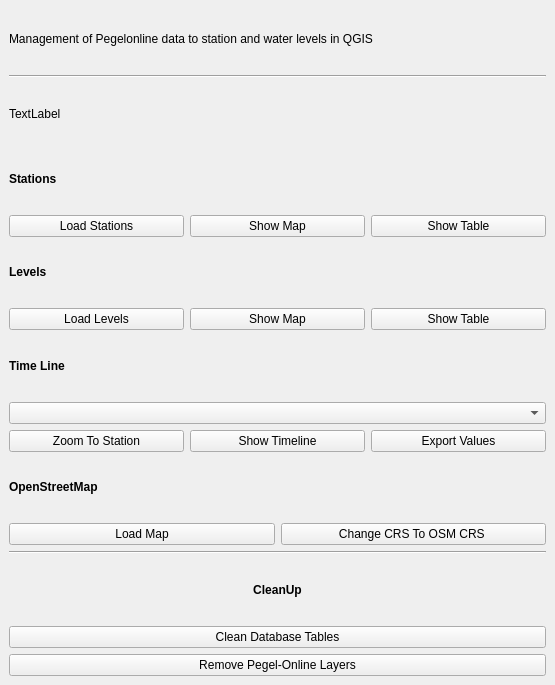
<?xml version="1.0" encoding="UTF-8"?>
<ui version="4.0">
 <class>PegelOnlineDockWidgetBase</class>
 <widget class="QDockWidget" name="PegelOnlineDockWidgetBase">
  <property name="geometry">
   <rect>
    <x>0</x>
    <y>0</y>
    <width>555</width>
    <height>685</height>
   </rect>
  </property>
  <property name="windowTitle">
   <string>Pegel Online Reader</string>
  </property>
  <widget class="QWidget" name="dockWidgetContents">
   <layout class="QGridLayout" name="gridLayout">
    <item row="4" column="0">
     <layout class="QHBoxLayout" name="horizontalLayout">
      <item>
       <widget class="QPushButton" name="pbStationsLoad">
        <property name="text">
         <string>Load Stations</string>
        </property>
       </widget>
      </item>
      <item>
       <widget class="QPushButton" name="pbStationsMap">
        <property name="text">
         <string>Show Map</string>
        </property>
       </widget>
      </item>
      <item>
       <widget class="QPushButton" name="pbStationsTable">
        <property name="text">
         <string>Show Table</string>
        </property>
       </widget>
      </item>
     </layout>
    </item>
    <item row="14" column="0">
     <widget class="QLabel" name="label_3">
      <property name="text">
       <string>&lt;b&gt;Time Line&lt;/b&gt;</string>
      </property>
     </widget>
    </item>
    <item row="9" column="0">
     <layout class="QHBoxLayout" name="horizontalLayout_2">
      <item>
       <widget class="QPushButton" name="pbCurrentLoad">
        <property name="text">
         <string>Load Levels</string>
        </property>
       </widget>
      </item>
      <item>
       <widget class="QPushButton" name="pbCurrentMap">
        <property name="text">
         <string>Show Map</string>
        </property>
       </widget>
      </item>
      <item>
       <widget class="QPushButton" name="pbCurrentTable">
        <property name="text">
         <string>Show Table</string>
        </property>
       </widget>
      </item>
     </layout>
    </item>
    <item row="3" column="0">
     <widget class="QLabel" name="label">
      <property name="text">
       <string>&lt;b&gt;Stations&lt;/b&gt;</string>
      </property>
     </widget>
    </item>
    <item row="8" column="0">
     <widget class="QLabel" name="label_2">
      <property name="text">
       <string>&lt;b&gt;Levels&lt;/b&gt;</string>
      </property>
     </widget>
    </item>
    <item row="1" column="0">
     <widget class="Line" name="line_2">
      <property name="orientation">
       <enum>Qt::Horizontal</enum>
      </property>
     </widget>
    </item>
    <item row="19" column="0">
     <widget class="QLabel" name="label_5">
      <property name="text">
       <string>&lt;b&gt;OpenStreetMap&lt;/b&gt;</string>
      </property>
     </widget>
    </item>
    <item row="18" column="0">
     <layout class="QHBoxLayout" name="horizontalLayout_3">
      <item>
       <widget class="QPushButton" name="pbTimelineZoom">
        <property name="text">
         <string>Zoom To Station</string>
        </property>
       </widget>
      </item>
      <item>
       <widget class="QPushButton" name="pbTimelinePNG">
        <property name="text">
         <string>Show Timeline</string>
        </property>
       </widget>
      </item>
      <item>
       <widget class="QPushButton" name="pbTimelineExport">
        <property name="text">
         <string>Export Values</string>
        </property>
       </widget>
      </item>
     </layout>
    </item>
    <item row="20" column="0">
     <layout class="QHBoxLayout" name="horizontalLayout_5">
      <item>
       <widget class="QPushButton" name="pbOsmLoad">
        <property name="text">
         <string>Load Map</string>
        </property>
       </widget>
      </item>
      <item>
       <widget class="QPushButton" name="pbChangeCrs">
        <property name="text">
         <string>  Change CRS To OSM CRS   </string>
        </property>
       </widget>
      </item>
     </layout>
    </item>
    <item row="22" column="0">
     <widget class="QLabel" name="label_4">
      <property name="text">
       <string>&lt;b&gt;CleanUp&lt;/b&gt;</string>
      </property>
      <property name="alignment">
       <set>Qt::AlignCenter</set>
      </property>
     </widget>
    </item>
    <item row="21" column="0">
     <widget class="Line" name="line">
      <property name="orientation">
       <enum>Qt::Horizontal</enum>
      </property>
     </widget>
    </item>
    <item row="23" column="0">
     <layout class="QVBoxLayout" name="verticalLayout">
      <item>
       <widget class="QPushButton" name="pbCleanDb">
        <property name="text">
         <string>Clean Database Tables</string>
        </property>
       </widget>
      </item>
      <item>
       <widget class="QPushButton" name="pbRemoveLayers">
        <property name="text">
         <string>Remove Pegel-Online Layers</string>
        </property>
       </widget>
      </item>
     </layout>
    </item>
    <item row="15" column="0">
     <layout class="QHBoxLayout" name="horizontalLayout_4">
      <item>
       <widget class="QComboBox" name="cboxTimelineSelect"/>
      </item>
     </layout>
    </item>
    <item row="0" column="0">
     <widget class="QLabel" name="label_6">
      <property name="text">
       <string>Management of Pegelonline data to station and water levels in QGIS</string>
      </property>
      <property name="wordWrap">
       <bool>true</bool>
      </property>
     </widget>
    </item>
    <item row="2" column="0">
     <widget class="QLabel" name="label_7">
      <property name="text">
       <string>TextLabel</string>
      </property>
     </widget>
    </item>
   </layout>
  </widget>
 </widget>
 <resources/>
 <connections/>
</ui>
